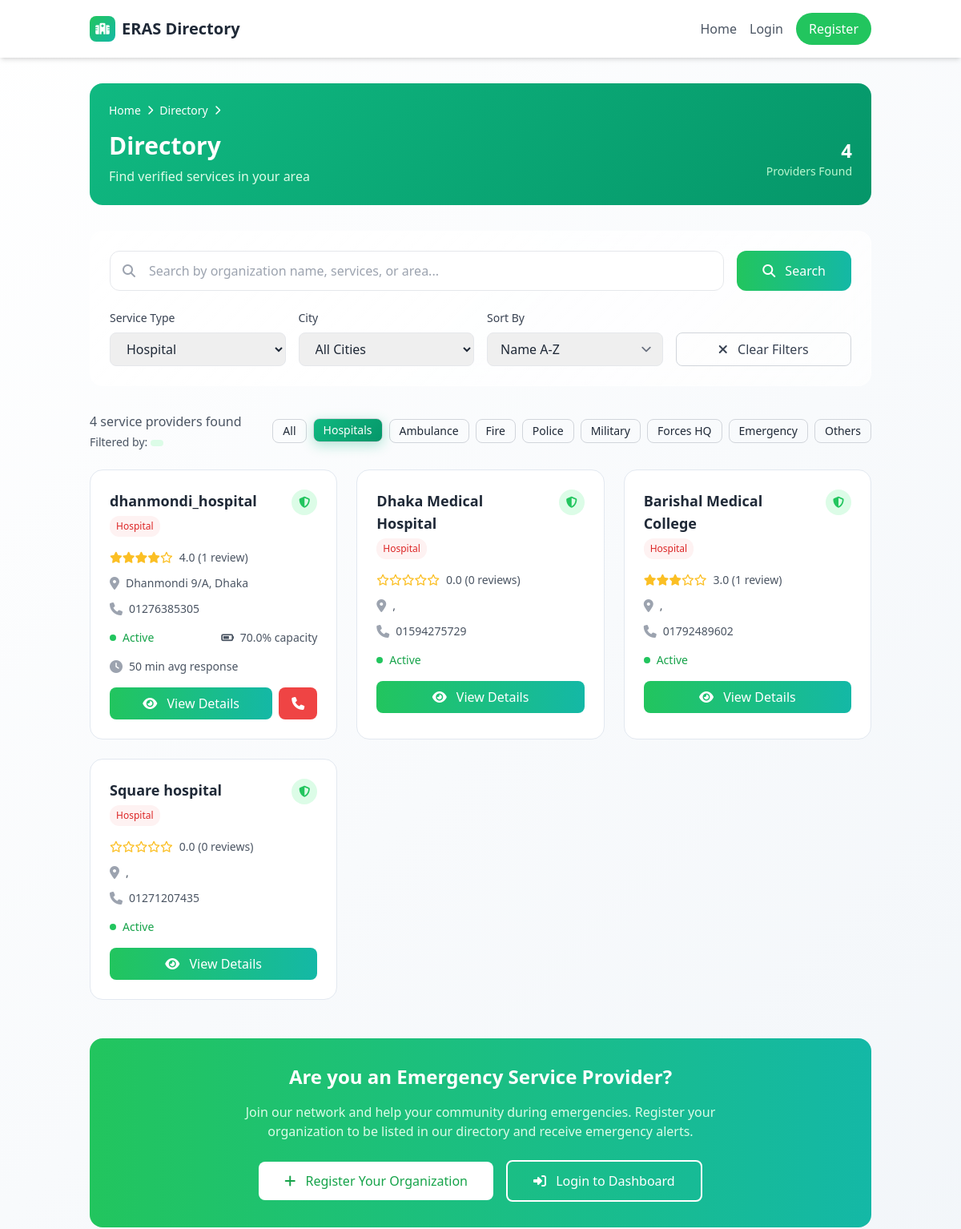
The page /accounts/directory/service-providers/?service_type=hospital (upper part) on the database as committed earlier.
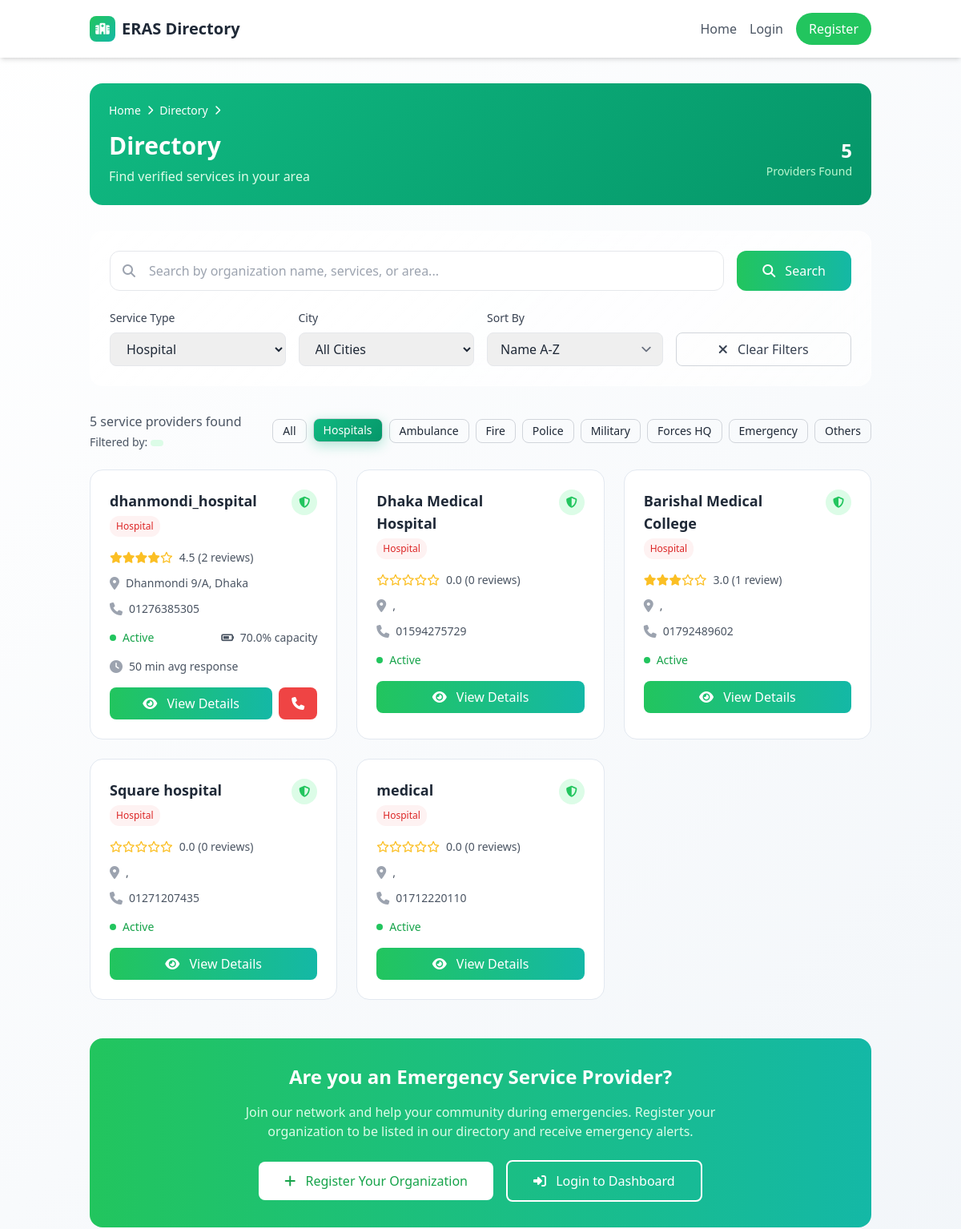
The same page on the database as committed later.
### accounts/models.py (models this page shows, shortened)
class ServiceProviderProfile(models.Model):
    SERVICE_TYPE_CHOICES = [
        ('hospital', 'Hospital'),
        ('ambulance', 'Ambulance Service'),
        ('fire_station', 'Fire Station'),
        ('police_station', 'Police Station'),
        ('military_camp', 'Military Camp'),
        ('forces_hq', 'Forces Headquarters'),
        ('emergency_response', 'Emergency Response Unit'),
        ('others', 'Others'),
    ]
    STATUS_CHOICES = [
        ('active', 'Active'),
        ('inactive', 'Inactive'),
        ('maintenance', 'Under Maintenance'),
    ]
    user = models.OneToOneField(
        User, on_delete=models.CASCADE, related_name='service_provider_profile')
    organization_name = models.CharField(max_length=200)
    service_type = models.CharField(
        max_length=20, choices=SERVICE_TYPE_CHOICES)
    service_type_other = models.CharField(max_length=100, blank=True,
                                          help_text="Specify if 'Others' is selected")
    email = models.EmailField()
    contact_number = models.CharField(max_length=15)
    registration_number = models.CharField(max_length=100, blank=True,
                                           help_text="Official registration/license number")
    street_address = models.CharField(max_length=300, blank=True)
    area_sector = models.CharField(max_length=100, blank=True)
    city = models.CharField(max_length=100, blank=True)
    postal_code = models.CharField(max_length=10, blank=True)
    specialized_services = models.TextField(blank=True,
                                            help_text="List specialized services offered")
    equipment_available = models.TextField(blank=True,
                                           help_text="List major equipment/resources")
    staff_count = models.PositiveIntegerField(null=True, blank=True)
    maximum_capacity = models.PositiveIntegerField(null=True, blank=True)
    average_response_time = models.PositiveIntegerField(null=True, blank=True,
                                                        help_text="Average response time in minutes")
    primary_contact_person = models.CharField(max_length=100, blank=True)
    contact_person_designation = models.CharField(max_length=100, blank=True)
    emergency_hotline = models.CharField(max_length=15, blank=True)
    emergency_email = models.EmailField(blank=True)
    current_status = models.CharField(
        max_length=15, choices=STATUS_CHOICES, default='active')
    current_capacity = models.PositiveIntegerField(null=True, blank=True,
                                                   help_text="Current available capacity")
    operating_hours = models.CharField(
        max_length=200, blank=True, default="24/7")
    created_at = models.DateTimeField(auto_now_add=True)
    updated_at = models.DateTimeField(auto_now=True)
    profile_completed_at = models.DateTimeField(null=True, blank=True)
    is_verified = models.BooleanField(default=False)
    verified_at = models.DateTimeField(null=True, blank=True)
    verified_by = models.ForeignKey(User, on_delete=models.SET_NULL,
                                    null=True, blank=True, related_name='verified_providers')
    def get_capacity_percentage(self):
        if self.maximum_capacity and self.current_capacity is not None:
            return round((self.current_capacity / self.maximum_capacity) * 100, 1)
        return None
    def get_service_display_name(self):
        if self.service_type == 'others' and self.service_type_other:
            return self.service_type_other
        return self.get_service_type_display()

### accounts/views.py (the view)
# urls.py: path('directory/service-providers/', views.service_provider_directory,
def service_provider_directory(request):
    providers = ServiceProviderProfile.objects.filter(
        is_verified=True,
        current_status='active'
    ).select_related('user').prefetch_related('ratings')
    search_query = request.GET.get('search', '')
    service_type_filter = request.GET.get('service_type', '')
    city_filter = request.GET.get('city', '')
    if search_query:
        providers = providers.filter(
            Q(organization_name__icontains=search_query) |
            Q(specialized_services__icontains=search_query)
        )
    if service_type_filter:
        providers = providers.filter(service_type=service_type_filter)
    if city_filter:
        providers = providers.filter(city__icontains=city_filter)
    for provider in providers:
        provider.avg_rating = provider.ratings.aggregate(
            avg_rating=Avg('rating')
        )['avg_rating'] or 0
        provider.total_ratings = provider.ratings.count()
    paginator = Paginator(providers, 12)  # 12 providers per page
    page_number = request.GET.get('page')
    page_obj = paginator.get_page(page_number)
    service_types = ServiceProviderProfile.SERVICE_TYPE_CHOICES
    cities = ServiceProviderProfile.objects.filter(
        is_verified=True
    ).values_list('city', flat=True).distinct().exclude(city='')
    context = {
        'page_obj': page_obj,
        'search_query': search_query,
        'service_type_filter': service_type_filter,
        'city_filter': city_filter,
        'service_types': service_types,
        'cities': sorted(cities),
        'total_providers': providers.count()
    }
    return render(request, 'accounts/service_provider_directory.html', context)

### templates/accounts/service_provider_directory.html (shortened to what the changed rows need)
<!DOCTYPE html>
<html lang="en">
<head>
    <link rel="stylesheet" href="https://cdnjs.cloudflare.com/ajax/libs/font-awesome/6.4.0/css/all.min.css">
    <script src="https://cdn.tailwindcss.com"></script>
</head>
<body class="directory-bg font-inter text-gray-800 min-h-screen">
    <main class="container mx-auto px-6 py-8">
        {% if service_type_filter %}
        <div class="breadcrumb-bg rounded-2xl p-6 mb-8 text-white">
            <nav class="mb-4">
                <div class="flex items-center space-x-2 text-sm">
                    <a href="{% url 'homepage' %}" class="hover:text-green-200 transition-colors">Home</a>
                    <i class="fas fa-chevron-right text-xs"></i>
                    <a href="{% url 'service_provider_directory' %}" class="hover:text-green-200 transition-colors">Directory</a>
                    <i class="fas fa-chevron-right text-xs"></i>
                </div>
            </nav>
            <div class="flex items-center justify-between">
                <div>
                    <h1 class="text-3xl font-bold mb-2">{{ service_type_display }} Directory</h1>
                    <p class="text-green-100">Find verified {{ service_type_display|lower }} services in your area</p>
                </div>
                <div class="hidden md:block">
                    <div class="text-right">
                        <div class="text-2xl font-bold">{{ total_providers }}</div>
                        <div class="text-sm text-green-200">Providers Found</div>
                    </div>
                </div>
            </div>
        </div>
        {% endif %}
        <div class="flex flex-col md:flex-row justify-between items-start md:items-center mb-6 space-y-4 md:space-y-0">
            <div class="text-gray-600">
                <span class="font-medium">{{ total_providers }}</span> service provider{{ total_providers|pluralize }} found
                {% if search_query or service_type_filter or city_filter %}
                    <div class="text-sm mt-1">
                        Filtered by:
                        {% if service_type_filter %}<span class="inline-block bg-green-100 text-green-800 px-2 py-1 rounded-full text-xs mr-1">{{ service_type_display }}</span>{% endif %}
                    </div>
                {% endif %}
            </div>
        </div>
        {% if page_obj %}
        <div class="grid grid-cols-1 md:grid-cols-2 lg:grid-cols-3 gap-6 mb-8">
            {% for provider in page_obj %}
            <div class="provider-card rounded-2xl p-6 hover:shadow-lg transition-all">
                <div class="flex items-start justify-between mb-4">
                    <div class="flex-1">
                        <h3 class="text-lg font-bold text-gray-800 mb-1 line-clamp-2">{{ provider.organization_name }}</h3>
                        <span class="service-type-badge badge-{{ provider.service_type }}">
                            {{ provider.get_service_display_name }}
                        </span>
                    </div>
                    <div class="ml-4 flex-shrink-0">
                        {% if provider.is_verified %}
                        <div class="w-8 h-8 bg-green-100 rounded-full flex items-center justify-center">
                            <i class="fas fa-shield-alt text-green-500 text-sm"></i>
                        </div>
                        {% endif %}
                    </div>
                </div>
                <div class="flex items-center mb-3">
                    <div class="flex items-center rating-stars mr-2">
                        {% for i in "12345" %}
                            {% if provider.avg_rating >= forloop.counter %}
                                <i class="fas fa-star text-sm"></i>
                            {% else %}
                                <i class="far fa-star text-sm"></i>
                            {% endif %}
                        {% endfor %}
                    </div>
                    <span class="text-sm text-gray-600">{{ provider.avg_rating|floatformat:1 }} ({{ provider.total_ratings }} review{{ provider.total_ratings|pluralize }})</span>
                </div>
                <div class="flex items-center mb-3">
                    <i class="fas fa-map-marker-alt text-gray-400 mr-2"></i>
                    <span class="text-sm text-gray-600">{{ provider.area_sector }}, {{ provider.city }}</span>
                </div>
                <div class="flex items-center mb-4">
                    <i class="fas fa-phone text-gray-400 mr-2"></i>
                    <span class="text-sm text-gray-600">{{ provider.emergency_hotline|default:provider.contact_number }}</span>
                </div>
                <div class="flex items-center justify-between mb-4">
                    <div class="flex items-center">
                        <div class="w-2 h-2 rounded-full mr-2
                            {% if provider.current_status == 'active' %}bg-green-500
                            {% elif provider.current_status == 'inactive' %}bg-red-500
                            {% else %}bg-yellow-500{% endif %}"></div>
                        <span class="text-sm font-medium
                            {% if provider.current_status == 'active' %}text-green-600
                            {% elif provider.current_status == 'inactive' %}text-red-600
                            {% else %}text-yellow-600{% endif %}">
                            {{ provider.get_current_status_display }}
                        </span>
                    </div>
                    {% if provider.get_capacity_percentage %}
                    <div class="text-sm text-gray-600">
                        <i class="fas fa-battery-three-quarters mr-1"></i>
                        {{ provider.get_capacity_percentage }}% capacity
                    </div>
                    {% endif %}
                </div>
                {% if provider.average_response_time %}
                <div class="flex items-center mb-4">
                    <i class="fas fa-clock text-gray-400 mr-2"></i>
                    <span class="text-sm text-gray-600">{{ provider.average_response_time }} min avg response</span>
                </div>
                {% endif %}
                <div class="flex space-x-2">
                    <a href="{% url 'service_provider_detail' provider.id %}"
                       class="flex-1 bg-gradient-to-r from-green-500 to-teal-500 text-white text-center py-2 px-4 rounded-lg font-medium hover:shadow-lg transition-all">
                        <i class="fas fa-eye mr-2"></i> View Details
                    </a>
                    {% if provider.emergency_hotline %}
                    <a href="tel:{{ provider.emergency_hotline }}"
                       class="bg-red-500 text-white py-2 px-4 rounded-lg font-medium hover:bg-red-600 transition-colors">
                        <i class="fas fa-phone"></i>
                    </a>
                    {% endif %}
                </div>
            </div>
            {% endfor %}
        </div>
        {% endif %}
        <div class="bg-gradient-to-r from-green-500 to-teal-500 rounded-2xl p-8 text-white text-center mt-12">
            <h2 class="text-2xl font-bold mb-4">Are you an Emergency Service Provider?</h2>
        </div>
    </main>
</body>
</html>

Rows that differ between the two databases and show on the page:
computed for ServiceProviderProfile "dhanmondi_hospital": avg_rating "4.0" → "4.5"; total_ratings "1" → "2"
added ServiceProviderProfile: organization_name "medical", get_service_display_name "Hospital", is_verified True (drawn), avg_rating "0.0", total_ratings "0", emergency_hotline "01712220110", current_status "Active"
Other text that changed with them:
{{ total_providers }}: "4" → "5"
